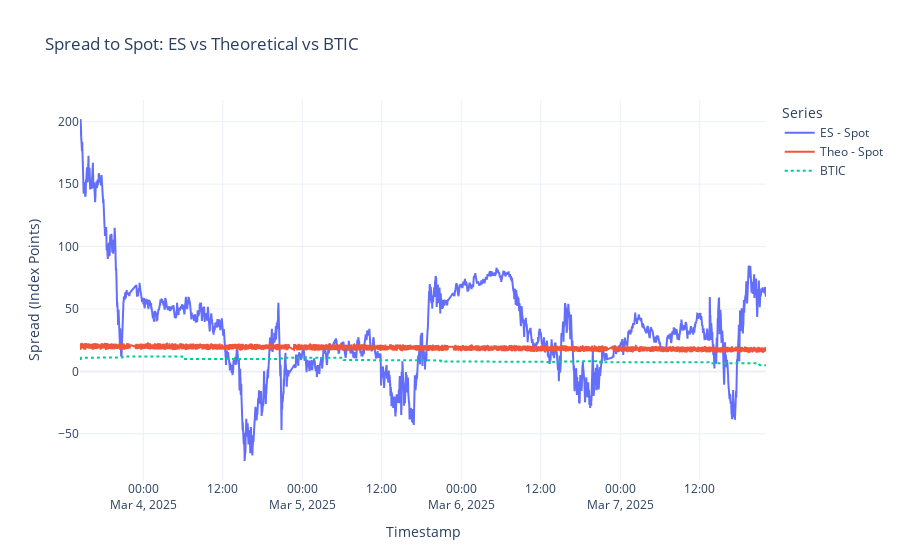

Notebook cell for this chart:
### Code cell
# Example Usage
trade_url = "https://drive.google.com/uc?id=1snTABhzIgPTCx_Ugn0p7YuSSABlMsqrB"
btic_url = "https://drive.google.com/uc?id=1Gi43A0QDVAfrgfn0l87hyO-tsTjcJw_w"

# Load real data
trade_df, btic_df = load_trade_and_btic_data(trade_url, btic_url)

# Load theo_df over observed time range (change this with actual theo_df once we have it)
# This part is for genrating a random theo_df for now for visualization. 
# Delete this and replace with actual theo_df once we have it!!!!
def generate_theo_df(start_time, end_time):
    timestamps = []
    current_time = start_time
    while current_time <= end_time:
        timestamps.append(current_time)
        current_time += timedelta(minutes=1)

    n = len(timestamps)
    np.random.seed(42)

    index_base = 5800
    index_noise = np.cumsum(np.random.normal(loc=-0.01, scale=0.5, size=n))
    index_levels = index_base + index_noise
    div_points = np.random.uniform(0.5, 1.5, n)
    rates = np.random.uniform(0.04, 0.05, n)
    ttm = np.linspace(30, 26, n) / 365.0

    theo_df = pl.DataFrame({
        "TIMESTAMP": timestamps,
        "REALTIME_INDEXPOINTS": index_levels,
        "EXPECTED_DIVPOINTS": div_points,
        "INTEREST_RATES": rates,
        "TTM": ttm
    }).with_columns([
        (pl.col("REALTIME_INDEXPOINTS") * np.exp(pl.col("INTEREST_RATES") * pl.col("TTM"))
         - pl.col("EXPECTED_DIVPOINTS")).alias("THEORETICAL_FUT"),
        pl.col("TIMESTAMP").cast(pl.Datetime)
    ])

    return theo_df

min_time = min(trade_df["TIMESTAMP"].min(), btic_df["TIMESTAMP"].min())
max_time = max(trade_df["TIMESTAMP"].max(), btic_df["TIMESTAMP"].max())
theo_df = generate_theo_df(min_time, max_time)

# Forward-fill ES and BTIC
merged = merge_and_fill_es_btic(trade_df, btic_df)

# Merge with theo and compute spread
merged = merge_with_theo_and_compute_spreads(merged, theo_df)

# Plot the results
plot_spreads(merged)

### Figure 1 — Plotly figure (JSON) as saved in the notebook; plotly's stock layout.template omitted (floating-point values rounded to 4 significant figures; data arrays with more than 128 entries replaced by an {"elided": "..."} marker saying what was removed)
{"data": [{"mode": "lines", "name": "ES - Spot", "type": "scatter", "x": {"elided": "6022 str values"}, "y": {"elided": "6022 float values"}}, {"mode": "lines", "name": "Theo - Spot", "type": "scatter", "x": {"elided": "6022 str values"}, "y": {"elided": "6022 float values"}}, {"line": {"dash": "dot"}, "mode": "lines", "name": "BTIC", "type": "scatter", "x": {"elided": "6022 str values"}, "y": {"elided": "6022 float values"}}], "layout": {"hovermode": "x unified", "legend": {"title": {"text": "Series"}}, "title": {"text": "Spread to Spot: ES vs Theoretical vs BTIC"}, "xaxis": {"title": {"text": "Timestamp"}}, "yaxis": {"title": {"text": "Spread (Index Points)"}}}}
